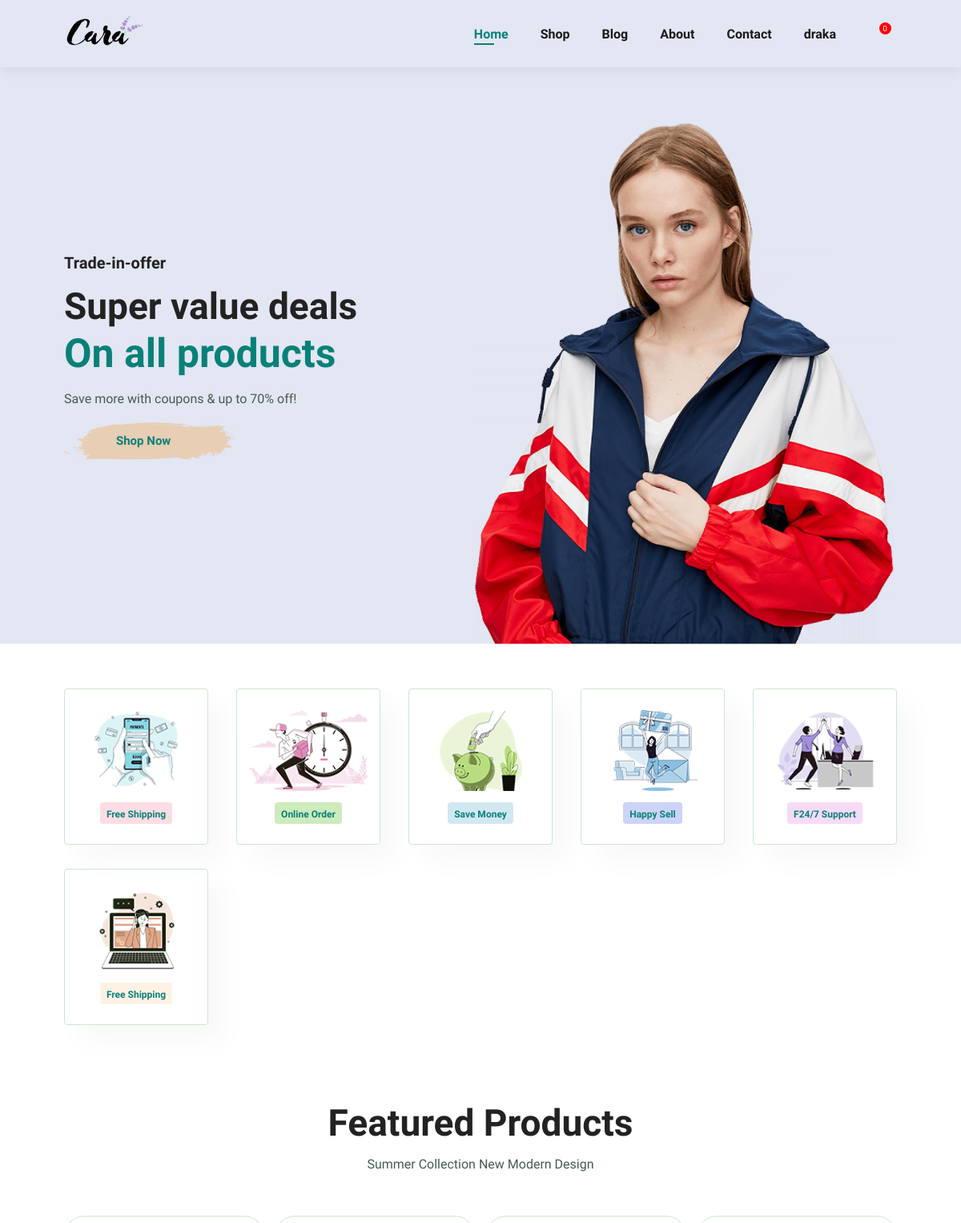
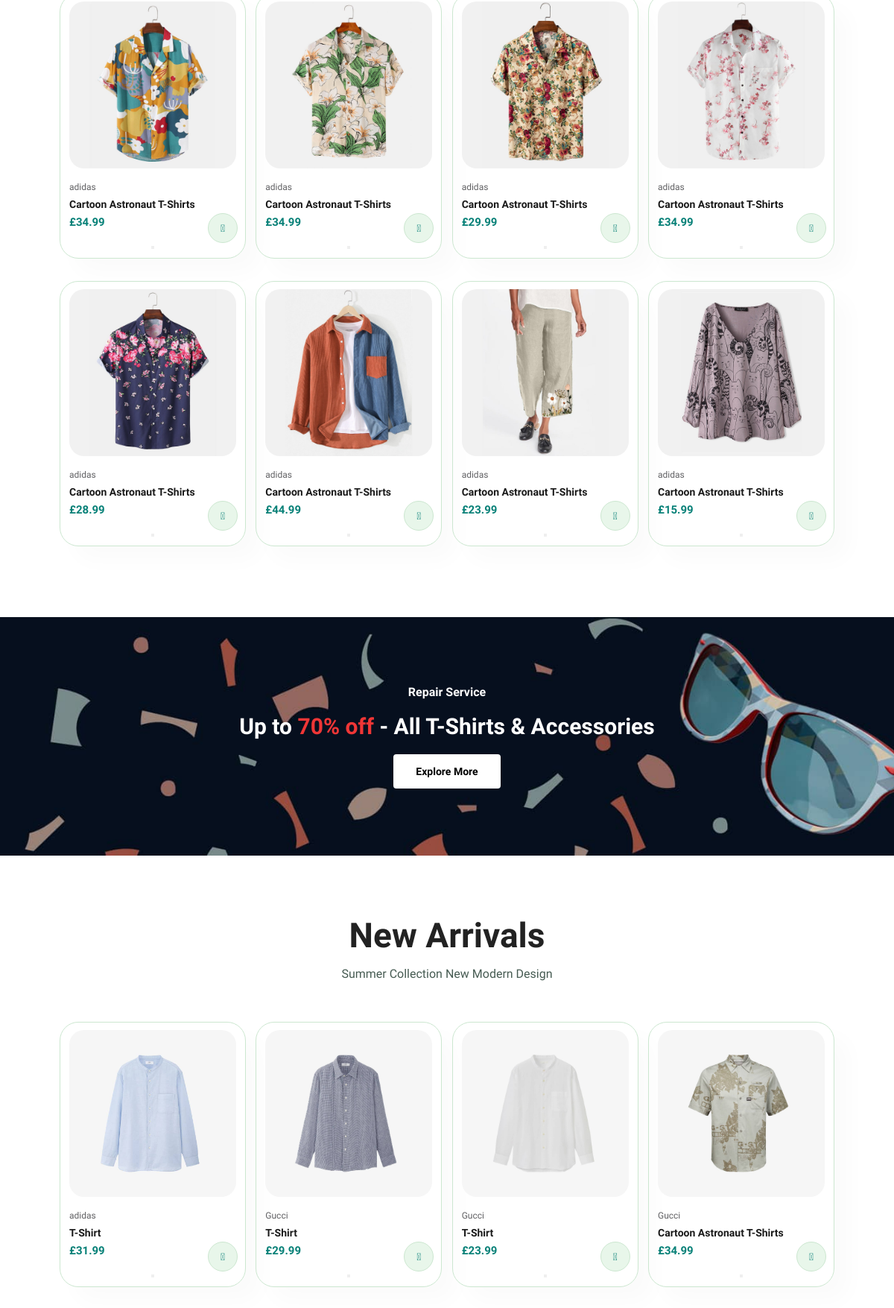
The app's page / (signed in, upper part) with its own data (2 pictures, top to bottom).
### store/models.py (models this page shows, shortened)
class Product(models.Model):
    name = models.CharField(max_length=200, null=True)
    price = models.DecimalField(max_digits=7, decimal_places=2)
    brand = models.CharField(max_length=200, null=True)
    image = models.ImageField(null=True, blank=True)
    price_id = models.CharField(max_length=200)
    @property
    def imageURL(self):
        try:
            url = self.image.url
        except:
            url = ''
        return url

### store/views.py (the view)
# urls.py: 2. Add a URL to urlpatterns:  path('', views.home, name='home')
def home(request):
    featured_products = Product.objects.filter(image__istartswith='f')
    new_products = Product.objects.filter(image__istartswith='n')
    guest_data = cart_data(request)
    cart_items = guest_data['cart_items']
    context = {
        'featured_products': featured_products,
        'new_products': new_products,
        'cart_items' : cart_items,
    }
    return render(request, 'store/home.html', context)

### store/models.py (called while the page is built)
    @property
    def get_cart_items(self):
        orderitems=self.orderitem_set.all()
        total = sum([item.quantity for item in orderitems])
        return total

### store/utils.py (called while the page is built)
def cart_data(request):
    if request.user.is_authenticated:
        customer = request.user.customer
        order, created = Order.objects.get_or_create(customer=customer, complete=False)
        items = order.orderitem_set.all()
        cart_items = order.get_cart_items
    else:
        guest_data = guest_cart(request)
        cart_items = guest_data['cart_items']
        order = guest_data['order']
        items = guest_data['items']
    data = {
        'items': items,
        'order': order,
        'cart_items': cart_items,
    }
    return data

### store/templates/store/home.html (shortened to what this page needs)
{% extends 'store/base.html' %}
{% load static %}
{% block content %}
<section id="hero">
    <h4>Trade-in-offer</h4>
    <h2>Super value deals</h2>
    <h1>On all products</h1>
    <p>Save more with coupons & up to 70% off!</p>
    <button><a href="{% url 'shop' %}">Shop Now</a></button>
  </section>
<section id="feature" class="section-p1"></section>
<section id="product1" class="section-p1">
  <h2>Featured Products</h2>
  <p>Summer Collection New Modern Design</p>
  <div class="pro-container">
    {% for product in featured_products %}
      <div class="pro">
        <img src="{{ product.imageURL }}" alt="" />
        <div class="des">
          <span>{{product.brand}}</span>
          <h5>{{product.name}}</h5>
          <h4>£{{product.price|floatformat:2}}</h4>
        </div>
        <button data-product={{product.id}} data-action="add" class="update-cart"><i class="fal fa-shopping-cart cart"></i></button>
      </div>
    {% endfor %}
  </div>
</section>
<section id="banner" class="section-m1">
  <h4>Repair Service</h4>
  <h2>Up to <span>70% off</span> - All T-Shirts & Accessories</h2>
  <button class="normal">Explore More</button>
</section>
<section id="product1" class="section-p1">
  <h2>New Arrivals</h2>
      <p>Summer Collection New Modern Design</p>
      <div class="pro-container">
        {% for product in new_products %}
          <div class="pro">
            <img src="{{ product.imageURL }}" alt="" />
            <div class="des">
              <span>{{product.brand}}</span>
              <h5>{{product.name}}</h5>
              <h4>£{{ product.price|floatformat:2 }}</h4>
            </div>
            <button data-product={{product.id}} data-action="add" class="update-cart"><i class="fal fa-shopping-cart cart"></i></button>
          </div>
        {% endfor %}
      </div>
</section>
{% endblock %}

### store/templates/store/base.html (shortened to what this page needs)
<!DOCTYPE html>
{% load static %}
<html lang="en">
<head>
    <link rel="stylesheet" href="https://pro.fontawesome.com/releases/v5.10.0/css/all.css"/>
    <link rel="stylesheet" href="{% static 'css/style.css' %}">
</head>
<body>
    <section id="header">
        <a href="{% url 'home' %}"><img src="{% static 'images/logo.png' %}" alt="logo" class="logo" /></a>
        <div>
          <ul id="navbar">
            <li><a href="{% url 'home' %}">Home</a></li>
            <li><a href="{% url 'shop' %}">Shop</a></li>
            <li><a href="{% url 'blog' %}">Blog</a></li>
            <li><a href="{% url 'about' %}">About</a></li>
            <li><a href="{% url 'contact' %}">Contact</a></li>
            {% if user.is_authenticated %}
            <li><a href="#">{{ user.username }}</a></li>
            {% endif %}
            <div class="cart-container">
              <li><a href="{% url 'cart' %}" id="lg-bag"><i class="far fa-shopping-bag cart-icon"></i></a>
                <p id="cart-total">{{cart_items}}</p>
            </div>
          </ul>
        </div>
      </section>
    <div class="container">
        {% block content %}
        {% endblock content %}
    </div>
</body>
</html>

### static/css/style.css (style rules this page uses)
* { margin: 0; padding: 0; box-sizing: border-box; font-family: "Spartan", sans-serif; }
html { scroll-behavior: smooth; }
h1 { font-size: 50px; line-height: 64px; color: #222; }
h2 { font-size: 46px; line-height: 54px; color: #222; }
h4 { font-size: 20px; color: #222; }
p { font-size: 16px; color: #465b52; margin: 15px 0 20px 0; }
a { text-decoration: none; color: #fff }
.section-p1 { padding: 40px 80px; }
.section-m1 { margin: 40px 0; }
button.normal { font-size: 14px; font-weight: 600; padding: 15px 30px; color: #000; background-color: #fff; border-radius: 4px; cursor: pointer; border: none; outline: none; transition: 0.2s; }
body { width: 100%; }
#header { display: flex; align-items: center; justify-content: space-between; padding: 20px 80px; background: #e3e6f3; box-shadow: 0 5px 15px rgba(0, 0, 0, 0.06); z-index: 999; position: sticky; top: 0; left: 0; }
#navbar { display: flex; align-items: center; justify-content: center; }
#hero button a { color: #088178; }
#navbar li { list-style: none; padding: 0 20px; position: relative; }
#navbar li a { text-decoration: none; font-size: 16px; font-weight: 600; color: #1a1a1a; transition: 0.3s ease; }
#navbar li a:hover, #navbar li a.active { color: #088178; }
#navbar li a.active::after, #navbar li a:hover::after { content: ""; width: 30%; height: 2px; background: #088178; position: absolute; bottom: -4px; left: 20px; }
#hero { height: 90vh; width: 100%; background-size: cover; background-position: top 25% right 0; padding: 0 80px; display: flex; flex-direction: column; align-items: flex-start; justify-content: center; }
#hero h4 { padding-bottom: 15px; }
#hero h1 { color: #088178; }
#hero button { background-color: transparent; color: #088178; border: 0; padding: 14px 80px 14px 65px; background-repeat: no-repeat; cursor: pointer; font-weight: 700; font-size: 15px; }
#feature { display: flex; align-items: center; justify-content: space-between; flex-wrap: wrap; }
#product1 { text-align: center; }
#product1 .pro-container { display: flex; justify-content: space-between; padding-top: 20px; flex-wrap: wrap; }
#product1 .pro { width: 23%; min-width: 250px; padding: 10px 12px; border: 1px solid #cce7d0; border-radius: 25px; cursor: pointer; box-shadow: 20px 20px 30px rgba(0, 0, 0, 0.02); margin: 15px 0; transition: 0.2s ease; position: relative; }
#product1 .pro img { width: 100%; border-radius: 20px; }
#product1 .pro .des { text-align: start; padding: 10px 0; }
#product1 .des span { color: #606063; font-size: 12px; }
#product1 .des h5 { padding-top: 7px; color: #1a1a1a; font-size: 14px; }
#product1 .pro .des h4 { padding-top: 7px; font-size: 15px; font-weight: 700; color: #088178; }
#product1 .pro .cart { width: 40px; height: 40px; line-height: 40px; border-radius: 50px; background-color: #e8f6ea; font-weight: 500; color: #088178; border: 1px solid #cce7d0; position: absolute; bottom: 20px; right: 10px; }
#banner { display: flex; flex-direction: column; justify-content: center; align-items: center; width: 100%; height: 40vh; background-size: cover; background-position: center; }
#banner h4 { color: #fff; font-size: 16px; }
#banner h2 { color: #fff; font-size: 30px; padding: 10px 0; }
#banner h2 span { color: #ef3636; }
#cart-total { position: absolute; top: -20px; left: 60%; right: 50px; display: block; text-align: center; color:#fff; background-color: red; width: 15px; height: 15px; border-radius: 50%; font-size: 10px; padding: 3px; padding-top: 2px; }

### records on screen
Product: imageURL (picture), brand "adidas", name "Cartoon Astronaut T-Shirts", price "34.99"
Product: imageURL (picture), brand "adidas", name "Cartoon Astronaut T-Shirts", price "34.99"
Product: imageURL (picture), brand "adidas", name "Cartoon Astronaut T-Shirts", price "29.99"
Product: imageURL (picture), brand "adidas", name "Cartoon Astronaut T-Shirts", price "34.99"
Product: imageURL (picture), brand "adidas", name "Cartoon Astronaut T-Shirts", price "28.99"
Product: imageURL (picture), brand "adidas", name "Cartoon Astronaut T-Shirts", price "44.99"
Product: imageURL (picture), brand "adidas", name "Cartoon Astronaut T-Shirts", price "23.99"
Product: imageURL (picture), brand "adidas", name "Cartoon Astronaut T-Shirts", price "15.99"
Product: imageURL (picture), brand "adidas", name "T-Shirt", price "31.99"
Product: imageURL (picture), brand "Gucci", name "T-Shirt", price "29.99"
Product: imageURL (picture), brand "Gucci", name "T-Shirt", price "23.99"
Product: imageURL (picture), brand "Gucci", name "Cartoon Astronaut T-Shirts", price "34.99"

### other values on screen
{{ user.username }} "draka"
{{ cart_items }} "0"
